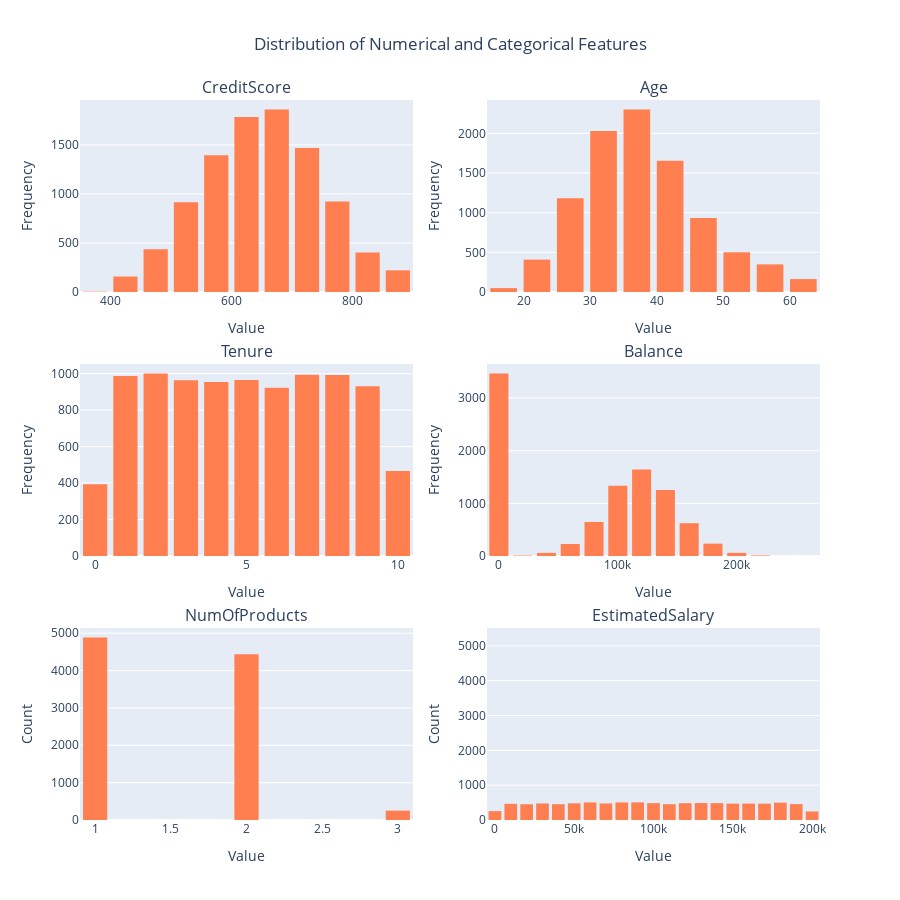

Notebook cell for this chart:
### Markdown cell above
**Histograms and Distributions**

### Code cell
# Create Subplots Layout (3 rows, 2 columns)
fig = make_subplots(rows=3, cols=2, 
                    subplot_titles=['CreditScore', 'Age', 'Tenure', 'Balance', 'NumOfProducts', 'EstimatedSalary'],
                    row_heights=[0.2, 0.2, 0.2], vertical_spacing=0.1)

# Numerical Columns for Histogram
numerical_columns = ['CreditScore', 'Age', 'Tenure', 'Balance', 'NumOfProducts', 'EstimatedSalary']

# Create Interactive Histograms for Numerical Features in Subplots
for i, col in enumerate(numerical_columns, 1):
    row = (i - 1) // 2 + 1  # Determine row index (1, 2, 3)
    col_index = (i - 1) % 2 + 1  # Determine column index (1, 2)
    
    # Create histogram
    histogram = go.Histogram(x=df[col], nbinsx=20, name=col, 
                             marker=dict(color='coral'))
    
    # Add to the subplot
    fig.add_trace(histogram, row=row, col=col_index)

# Categorical Columns for Bar Plot
categorical_columns = ['Geography', 'Gender']

# Create Interactive Bar Plots for Categorical Features
for i, col in enumerate(categorical_columns, 1):
    row = 3  # Place categorical plots in the 3rd row
    col_index = i  # First categorical in first column, second in second column
    
    # Create bar plot
    bar_plot = go.Bar(x=df[col].value_counts().index, 
                      y=df[col].value_counts().values, 
                      name=col, 
                      marker=dict(color='mediumvioletred'))
    
    # Add to the subplot
    fig.add_trace(bar_plot, row=row, col=col_index)

# Update Layout for better appearance
fig.update_layout(
    height=900, 
    width=900,
    title_text="Distribution of Numerical and Categorical Features",
    showlegend=False,
    title_x=0.5
)

# Update axis labels
fig.update_xaxes(title_text="Value", row=1, col=1)
fig.update_xaxes(title_text="Value", row=1, col=2)
fig.update_xaxes(title_text="Value", row=2, col=1)
fig.update_xaxes(title_text="Value", row=2, col=2)
fig.update_xaxes(title_text="Value", row=3, col=1)
fig.update_xaxes(title_text="Value", row=3, col=2)

fig.update_yaxes(title_text="Frequency", row=1, col=1)
fig.update_yaxes(title_text="Frequency", row=1, col=2)
fig.update_yaxes(title_text="Frequency", row=2, col=1)
fig.update_yaxes(title_text="Frequency", row=2, col=2)
fig.update_yaxes(title_text="Count", row=3, col=1)
fig.update_yaxes(title_text="Count", row=3, col=2)

# Show the plot
fig.show()

### Figure 1 — Plotly figure (JSON) as saved in the notebook; plotly's stock layout.template omitted (floating-point values rounded to 4 significant figures; data arrays with more than 128 entries replaced by an {"elided": "..."} marker saying what was removed)
{"data": [{"marker": {"color": "coral"}, "name": "CreditScore", "nbinsx": 20, "type": "histogram", "x": {"elided": "9568 int values"}, "xaxis": "x", "yaxis": "y"}, {"marker": {"color": "coral"}, "name": "Age", "nbinsx": 20, "type": "histogram", "x": {"elided": "9568 int values"}, "xaxis": "x2", "yaxis": "y2"}, {"marker": {"color": "coral"}, "name": "Tenure", "nbinsx": 20, "type": "histogram", "x": {"elided": "9568 int values"}, "xaxis": "x3", "yaxis": "y3"}, {"marker": {"color": "coral"}, "name": "Balance", "nbinsx": 20, "type": "histogram", "x": {"elided": "9568 float values"}, "xaxis": "x4", "yaxis": "y4"}, {"marker": {"color": "coral"}, "name": "NumOfProducts", "nbinsx": 20, "type": "histogram", "x": {"elided": "9568 int values"}, "xaxis": "x5", "yaxis": "y5"}, {"marker": {"color": "coral"}, "name": "EstimatedSalary", "nbinsx": 20, "type": "histogram", "x": {"elided": "9568 float values"}, "xaxis": "x6", "yaxis": "y6"}, {"marker": {"color": "mediumvioletred"}, "name": "Geography", "type": "bar", "x": ["France", "Germany", "Spain"], "xaxis": "x5", "y": [4798, 2398, 2372], "yaxis": "y5"}, {"marker": {"color": "mediumvioletred"}, "name": "Gender", "type": "bar", "x": ["Male", "Female"], "xaxis": "x6", "y": [5236, 4332], "yaxis": "y6"}], "layout": {"annotations": [{"font": {"size": 16}, "showarrow": false, "text": "CreditScore", "x": 0.225, "xanchor": "center", "xref": "paper", "y": 1, "yanchor": "bottom", "yref": "paper"}, {"font": {"size": 16}, "showarrow": false, "text": "Age", "x": 0.775, "xanchor": "center", "xref": "paper", "y": 1, "yanchor": "bottom", "yref": "paper"}, {"font": {"size": 16}, "showarrow": false, "text": "Tenure", "x": 0.225, "xanchor": "center", "xref": "paper", "y": 0.6333, "yanchor": "bottom", "yref": "paper"}, {"font": {"size": 16}, "showarrow": false, "text": "Balance", "x": 0.775, "xanchor": "center", "xref": "paper", "y": 0.6333, "yanchor": "bottom", "yref": "paper"}, {"font": {"size": 16}, "showarrow": false, "text": "NumOfProducts", "x": 0.225, "xanchor": "center", "xref": "paper", "y": 0.2667, "yanchor": "bottom", "yref": "paper"}, {"font": {"size": 16}, "showarrow": false, "text": "EstimatedSalary", "x": 0.775, "xanchor": "center", "xref": "paper", "y": 0.2667, "yanchor": "bottom", "yref": "paper"}], "height": 900, "showlegend": false, "title": {"text": "Distribution of Numerical and Categorical Features", "x": 0.5}, "width": 900, "xaxis": {"anchor": "y", "domain": [0, 0.45], "title": {"text": "Value"}}, "xaxis2": {"anchor": "y2", "domain": [0.55, 1], "title": {"text": "Value"}}, "xaxis3": {"anchor": "y3", "domain": [0, 0.45], "title": {"text": "Value"}}, "xaxis4": {"anchor": "y4", "domain": [0.55, 1], "title": {"text": "Value"}}, "xaxis5": {"anchor": "y5", "domain": [0, 0.45], "title": {"text": "Value"}}, "xaxis6": {"anchor": "y6", "domain": [0.55, 1], "title": {"text": "Value"}}, "yaxis": {"anchor": "x", "domain": [0.7333, 1], "title": {"text": "Frequency"}}, "yaxis2": {"anchor": "x2", "domain": [0.7333, 1], "title": {"text": "Frequency"}}, "yaxis3": {"anchor": "x3", "domain": [0.3667, 0.6333], "title": {"text": "Frequency"}}, "yaxis4": {"anchor": "x4", "domain": [0.3667, 0.6333], "title": {"text": "Frequency"}}, "yaxis5": {"anchor": "x5", "domain": [0, 0.2667], "title": {"text": "Count"}}, "yaxis6": {"anchor": "x6", "domain": [0, 0.2667], "title": {"text": "Count"}}}}
